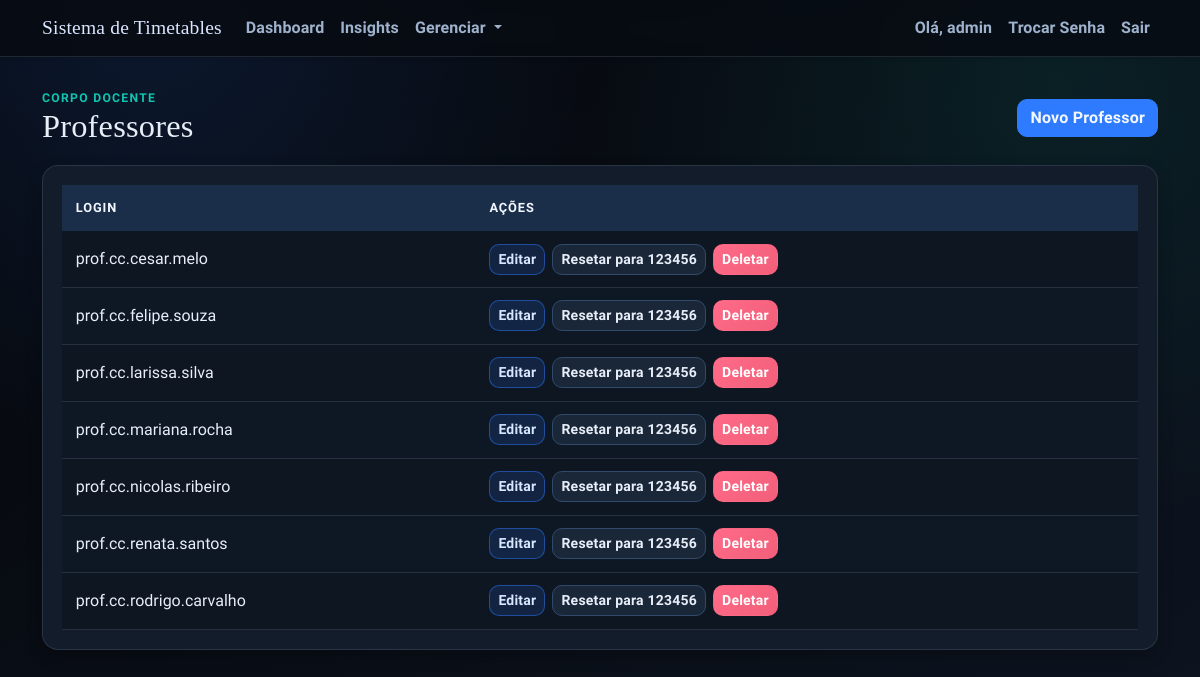
/professores (signed in), run on an earlier commit of the app's database.
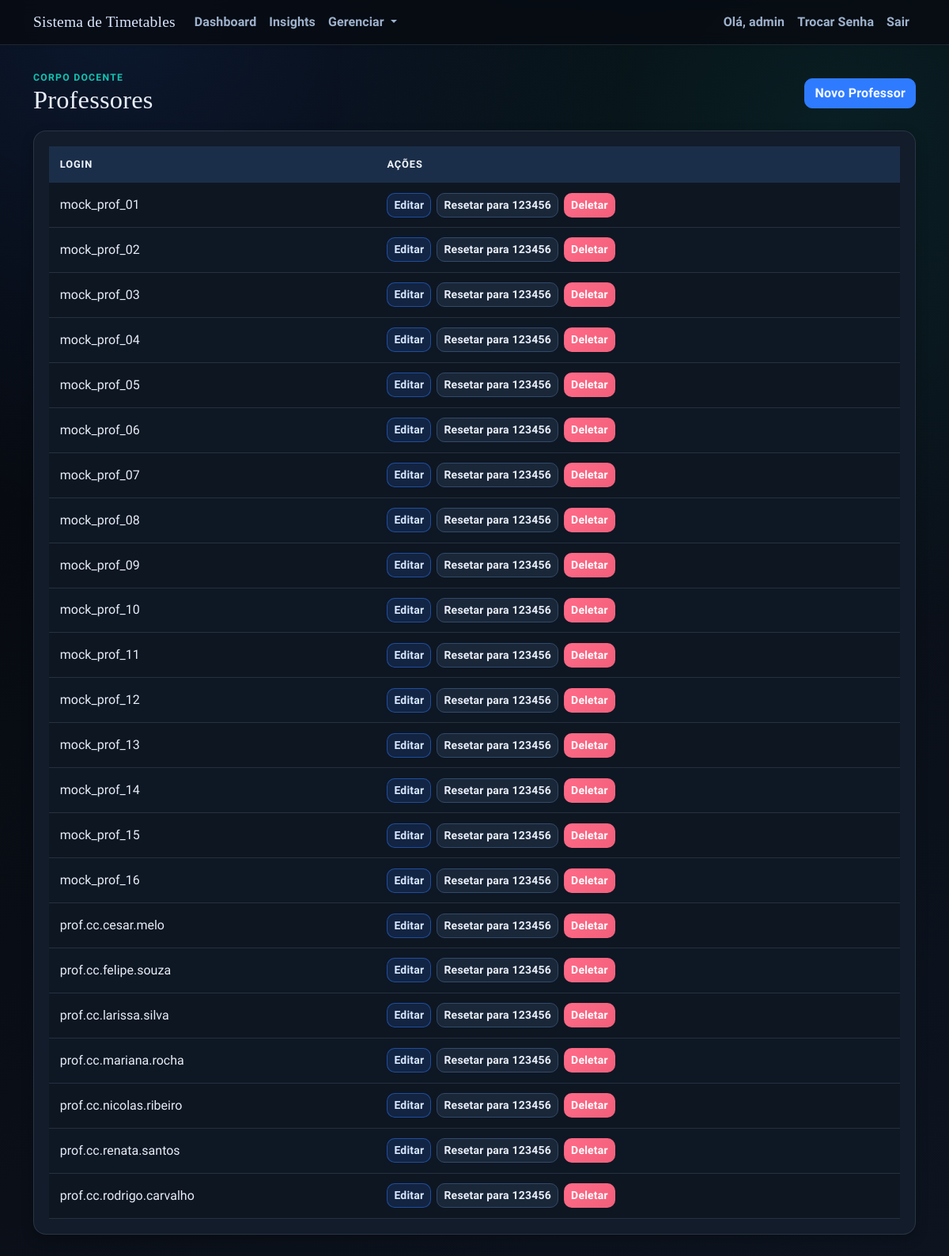
And on a later commit of the database.
### app/models.py (models this page shows, shortened)
class User(UserMixin, db.Model):
    id = db.Column(db.Integer, primary_key=True)
    username = db.Column(db.String(64), unique=True, nullable=False)
    email = db.Column(db.String(120), unique=True, nullable=False)
    password_hash = db.Column(db.String(128))
    role = db.Column(db.String(20), default='professor')  # 'admin' or 'professor'
    def is_admin(self):
        return self.role == 'admin'

### app/routes/admin.py (the view)
@bp.route("/professores")
@login_required
@admin_required
def professores():
    professores = User.query.filter_by(role="professor").order_by(User.username.asc()).all()
    delete_form = DeleteForm()
    reset_form = ResetPasswordForm()
    return render_template(
        "professores.html",
        professores=professores,
        delete_form=delete_form,
        reset_form=reset_form,
    )

### app/models.py (called while the page is built)
@login_manager.user_loader
def load_user(user_id):
    return db.session.get(User, int(user_id))

### app/routes/helpers.py (called while the page is built)
def admin_required_redirect():
    if getattr(current_user, "is_authenticated", False) and current_user.is_admin():
        return None
    flash("Acesso restrito ao administrador.", "danger")
    return redirect(url_for("main.index"))

def admin_required(view_func):
    @wraps(view_func)
    def wrapper(*args, **kwargs):
        guard = admin_required_redirect()
        if guard:
            return guard
        return view_func(*args, **kwargs)
    return wrapper

### templates/professores.html (shortened to what this page needs)
{% extends "base.html" %}
{% block content %}
<section class="stagger-in">
  <div class="page-head">
    <div>
      <p class="eyebrow">Corpo Docente</p>
      <h1>Professores</h1>
    </div>
    <a href="{{ url_for('main.new_professor') }}" class="btn btn-primary">Novo Professor</a>
  </div>
  <div class="surface table-shell">
    <div class="table-responsive">
      <table class="table">
        <thead>
          <tr>
            <th>Login</th>
            <th>Ações</th>
          </tr>
        </thead>
        <tbody>
          {% for professor in professores %}
          <tr>
            <td>{{ professor.username }}</td>
            <td class="actions-cell">
              <a href="{{ url_for('main.edit_professor', id=professor.id) }}" class="btn btn-sm btn-edit">Editar</a>
              <form
                method="POST"
                action="{{ url_for('main.reset_professor_password', id=professor.id) }}"
                class="d-inline"
                onsubmit="return confirm('Resetar senha deste professor para 123456?');"
              >
                <button type="submit" class="btn btn-sm btn-secondary">Resetar para 123456</button>
              </form>
              <form
                method="POST"
                action="{{ url_for('main.delete_professor', id=professor.id) }}"
                class="d-inline"
                onsubmit="return confirm('Tem certeza que deseja deletar este professor?');"
              >
                <button type="submit" class="btn btn-sm btn-danger">Deletar</button>
              </form>
            </td>
          </tr>
          {% endfor %}
        </tbody>
      </table>
    </div>
  </div>
</section>
{% endblock %}

What changed in the data, as far as the page shows it:
added User: username "mock_prof_01"
added User: username "mock_prof_02"
added User: username "mock_prof_03"
added User: username "mock_prof_04"
added User: username "mock_prof_05"
added User: username "mock_prof_06"
added User: username "mock_prof_07"
added User: username "mock_prof_08"
added User: username "mock_prof_09"
added User: username "mock_prof_10"
added User: username "mock_prof_11"
added User: username "mock_prof_12"
added User: username "mock_prof_13"
added User: username "mock_prof_14"
added User: username "mock_prof_15"
added User: username "mock_prof_16"
